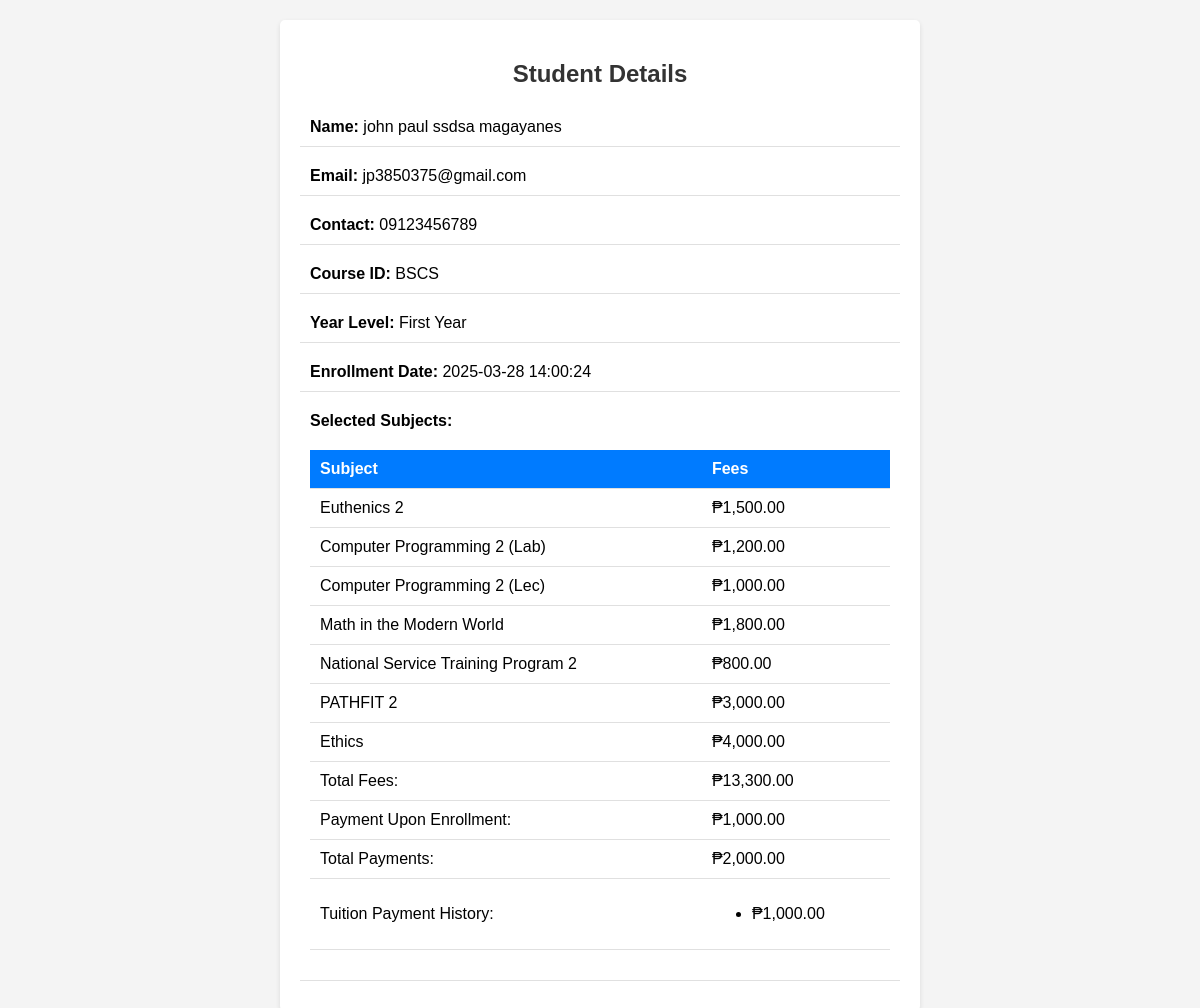
Page /upload/sample.php?id=94 on the committed database.
### tables this page shows
CREATE TABLE `students` (
  `id` int(11) NOT NULL,
  `first_name` varchar(100) NOT NULL,
  `middle_name` varchar(100) NOT NULL,
  `last_name` varchar(100) NOT NULL,
  `email` varchar(100) NOT NULL,
  `contact` varchar(15) NOT NULL,
  `course_id` varchar(100) NOT NULL,
  `year_level` varchar(50) NOT NULL,
  `selected_subjects` text NOT NULL,
  `upon_enrollment` decimal(10,2) NOT NULL,
  `created_at` timestamp NOT NULL DEFAULT current_timestamp()
);

### upload/sample.php (the view, shortened to what this page needs)
<?php
global $conn;
$student_id = intval($_GET['id']);
$stmt = $conn->prepare("SELECT * FROM students WHERE id = ?");
$stmt->bind_param("i", $student_id);
$stmt->execute();
$result = $stmt->get_result();
$student = $result->fetch_assoc();
$subjectFees = [
    'Euthenics 2' => 1500,
    'Computer Programming 2 (Lab)' => 1200,
    'Computer Programming 2 (Lec)' => 1000,
    'Math in the Modern World' => 1800,
    'National Service Training Program 2' => 800,
    'PATHFIT 2' => 3000,
    'Ethics' => 4000,
    'Discrete Structure 1' => 3000,
    'Data Communication and Networking 2' => 3000,
];
function calculateTotalFees($selectedSubjects, $subjectFees) {
    $total = 0;
    foreach ($selectedSubjects as $subject) {
        $subject = trim($subject);
        if (isset($subjectFees[$subject])) {
            $total += $subjectFees[$subject];
        }
    }
    return $total;
}
$stmt_payments = $conn->prepare("SELECT amount FROM tuition_payment WHERE student_id = ?");
$stmt_payments->bind_param("i", $student_id);
$stmt_payments->execute();
$result_payments = $stmt_payments->get_result();
$tuition_payments = [];
while ($row = $result_payments->fetch_assoc()) {
    $tuition_payments[] = $row['amount'];
}
$selected_subjects = $student['selected_subjects'];
$payment_upon_enrollment = $student['upon_enrollment'];
$totalFees = calculateTotalFees(explode(',', $selected_subjects), $subjectFees);
$totalPayments = array_sum($tuition_payments) + $payment_upon_enrollment;
?>
<!DOCTYPE html>
<html lang="en">
<head>
</head>
<body>
<div class="container">
    <h2>Student Details</h2>
    <div class="detail">
        <label>Name:</label> <?= htmlspecialchars($student['first_name']) ?> <?= htmlspecialchars($student['middle_name']) ?> <?= htmlspecialchars($student['last_name']) ?>
    </div>
    <div class="detail">
        <label>Email:</label> <?= htmlspecialchars($student['email']) ?>
    </div>
    <div class="detail">
        <label>Contact:</label> <?= htmlspecialchars($student['contact']) ?>
    </div>
    <div class="detail">
        <label>Course ID:</label> <?= htmlspecialchars($student['course_id']) ?>
    </div>
    <div class="detail">
        <label>Year Level:</label> <?= htmlspecialchars($student['year_level']) ?>
    </div>
    <div class="detail">
        <label>Enrollment Date:</label> <?= htmlspecialchars($student['created_at']) ?>
    </div>
    <div class="detail">
        <label>Selected Subjects:</label>
        <table>
            <thead>
            <tr>
                <th>Subject</th>
                <th>Fees</th>
            </tr>
            </thead>
            <tbody>
            <?php
            if (!empty($selected_subjects)) {
                $subjects = explode(',', $selected_subjects);
                foreach ($subjects as $subject) {
                    $subject = trim($subject);
                    if (!empty($subject)) {
                        $fee = isset($subjectFees[$subject]) ? '₱' . number_format($subjectFees[$subject], 2) : 'N/A';
                        echo '<tr><td>' . htmlspecialchars($subject) . '</td><td>' . $fee . '</td></tr>';
                    }
                }
                echo '<tr><td>Total Fees:</td><td>₱' . number_format($totalFees, 2) . '</td></tr>';
                echo '<tr>
                        <td>Payment Upon Enrollment:</td>
                        <td>₱' . number_format($payment_upon_enrollment, 2) . '</td>
                      </tr>';
                echo '<tr>
                        <td>Total Payments:</td>
                        <td>₱' . number_format($totalPayments, 2) . '</td>
                      </tr>';
                echo '<tr>
                        <td>Tuition Payment History:</td>
                        <td>';
                if (!empty($tuition_payments)) {
                    echo '<ul>';
                    foreach ($tuition_payments as $payment) {
                        echo '<li>₱' . number_format($payment, 2) . '</li>';
                    }
                    echo '</ul>';
                } else {
                    echo 'No tuition payments recorded.';
                }
                echo '</td></tr>';
            } else {
                echo '<tr><td colspan="2">No subjects found.</td></tr>';
            }
            ?>
            </tbody>
        </table>
    </div>
</div>
</body>
</html>

### upload/sample.php (style rules this page uses)
body { font-family: Arial, sans-serif; background-color: #f4f4f4; margin: 0; padding: 20px; }
.container { background: white; padding: 20px; border-radius: 5px; box-shadow: 0 2px 5px rgba(0, 0, 0, 0.1); max-width: 600px; margin: auto; }
h2 { text-align: center; color: #333; }
.detail { margin: 10px 0; padding: 10px; border-bottom: 1px solid #e0e0e0; }
label { font-weight: bold; }
table { width: 100%; border-collapse: collapse; margin: 20px 0; }
th, td { padding: 10px; text-align: left; border-bottom: 1px solid #e0e0e0; }
th { background-color: #007bff; color: white; }

### rows in the picture
students: first_name "john paul", middle_name "ssdsa", last_name "magayanes", email "jp3850375@gmail.com", contact "09123456789", course "BSCS", year_level "First Year", created_at "2025-03-28 14:00:24", selected_subjects "Euthenics 2", selected_subjects "₱1,500.00", selected_subjects "Computer Programming 2 (Lab)", selected_subjects "₱1,200.00", selected_subjects "Computer Programming 2 (Lec)", selected_subjects "₱1,000.00", selected_subjects "Math in the Modern World", selected_subjects "₱1,800.00", selected_subjects "National Service Training Program 2", selected_subjects "₱800.00", selected_subjects "PATHFIT 2", selected_subjects "₱3,000.00", selected_subjects "Ethics", selected_subjects "₱4,000.00", selected_subjects "13,300.00", upon_enrollment "1,000.00", upon_enrollment "2,000.00"

### other values in the picture
$payment "1,000.00"
